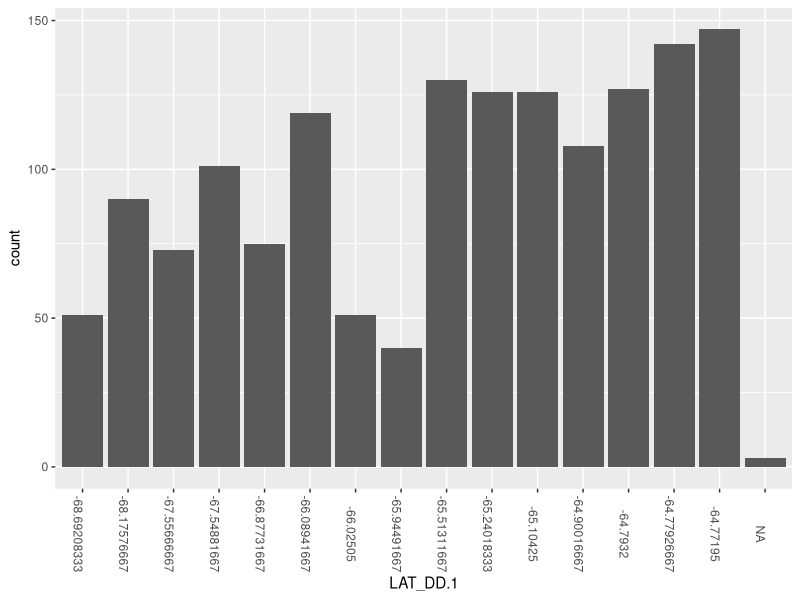
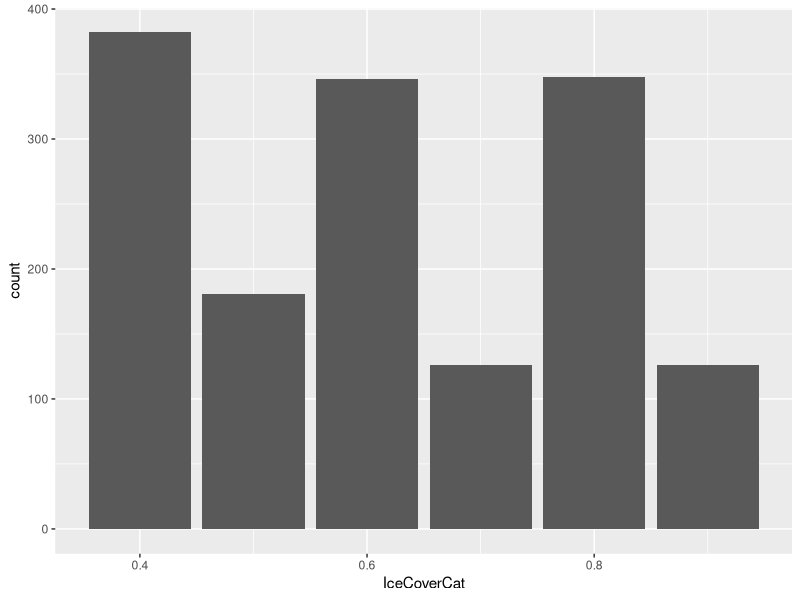
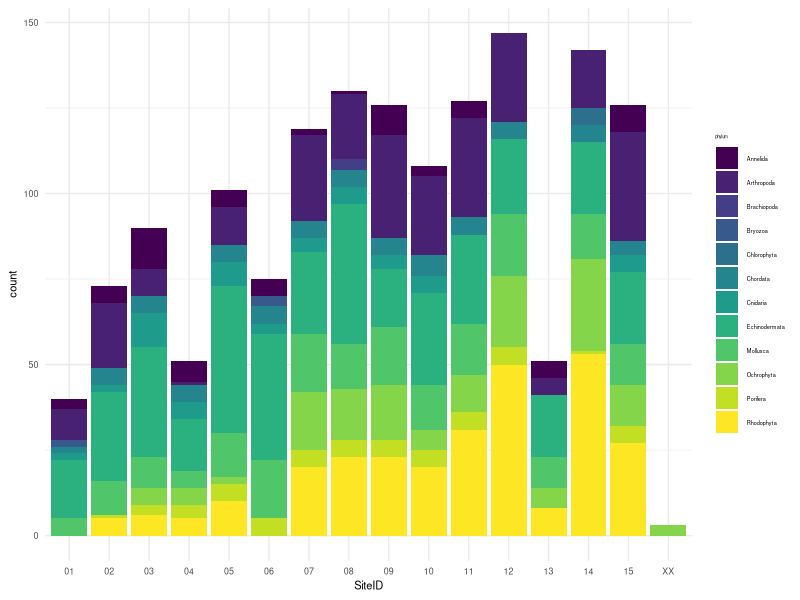
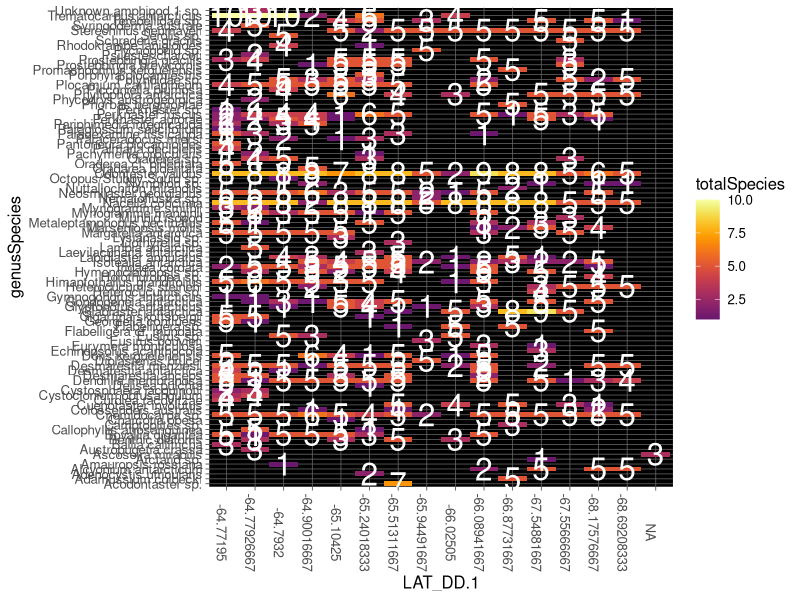
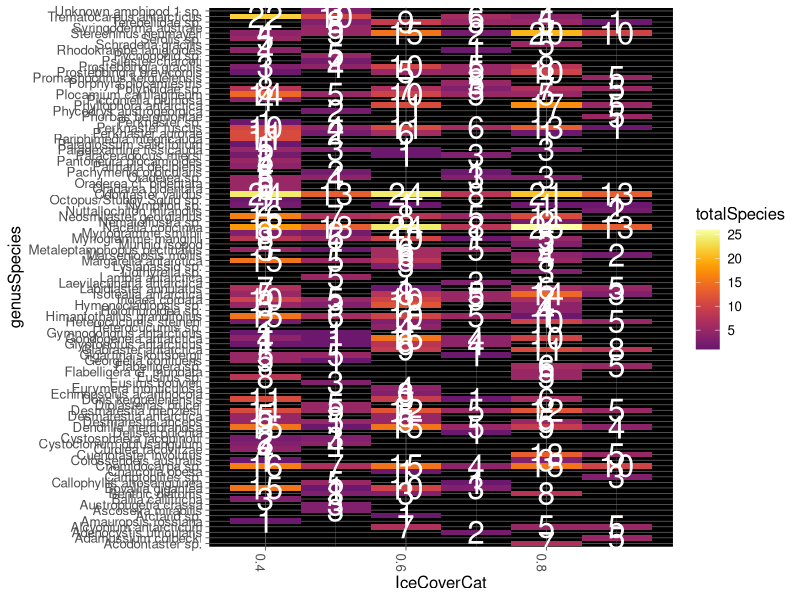
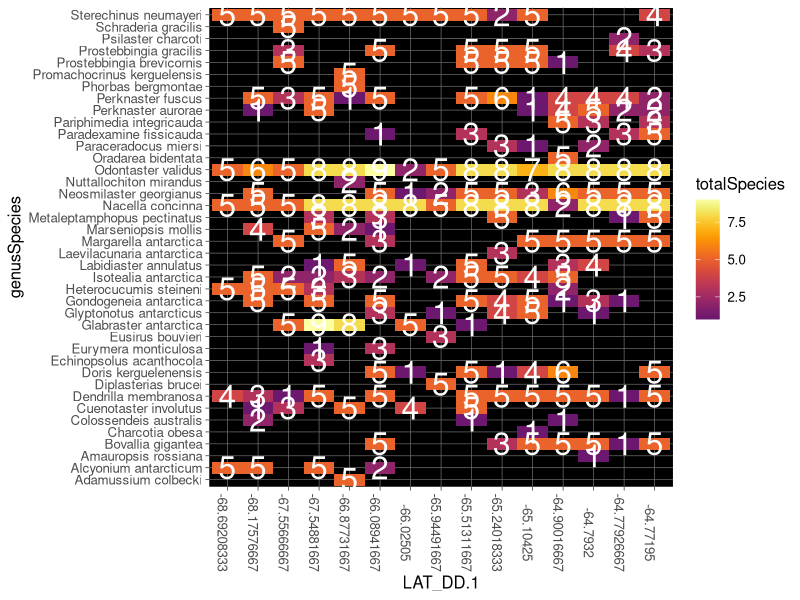
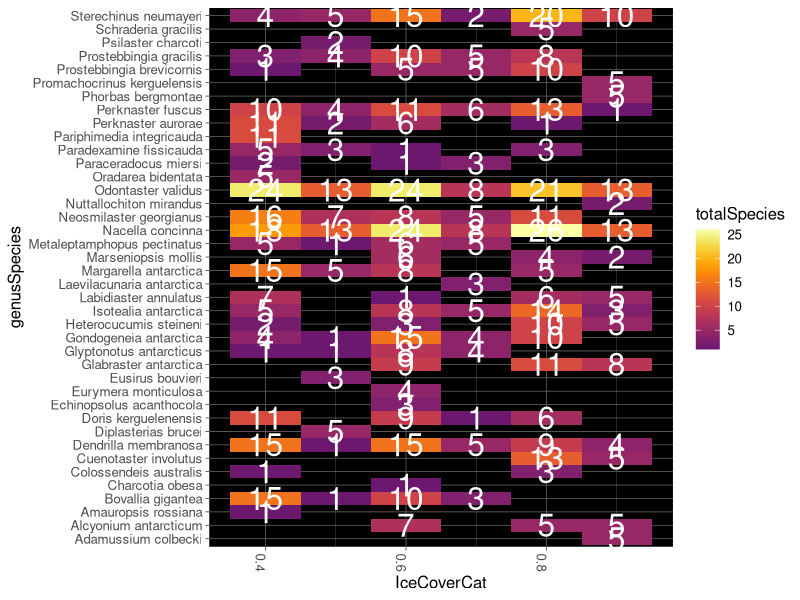
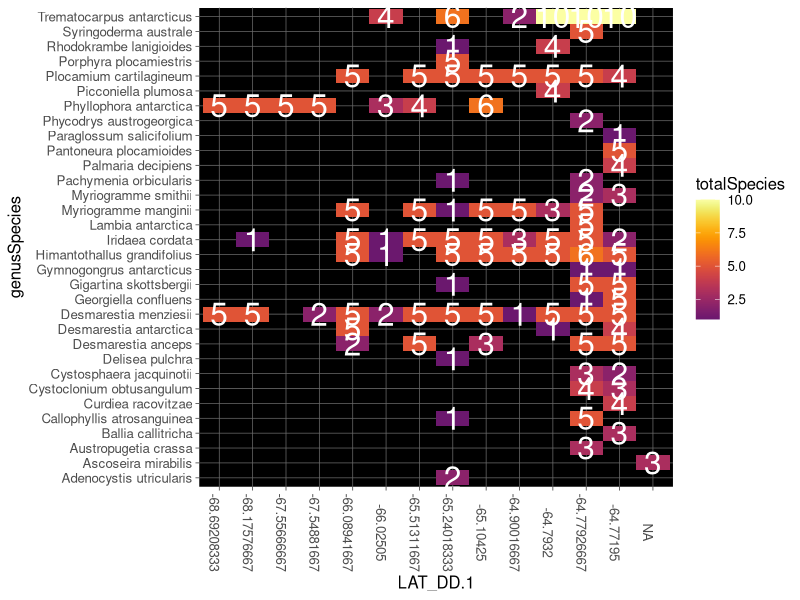

Write R code to recreate these figures, in order.
## ---- chunk 1
knitr::opts_chunk$set(echo = TRUE)
library(tidyverse)
library(viridis)
library(tufte)
library(kableExtra)
## ---- chunk 2
samples <- read_csv("B-236_Fatty-Acid_Collections_QAQC.csv")
## ---- chunk 3
phyla <- unique(samples$phylum)
phyla <- phyla %>%
  na.omit()
unique(phyla)
## ---- chunk 4
samples$count <- 1
samples$LAT_DD.1 <- as.factor(samples$LAT_DD.1)
ggplot(samples, aes(x = LAT_DD.1, y = count)) +
         geom_col() + 
  theme(axis.text.x = element_text(angle = 270))
          
## ---- chunk 5
samples$count <- 1
ggplot(samples, aes(x = IceCoverCat, y = count)) +
         geom_col()
## ---- chunk 6
class <- unique(samples$class)
class <- class %>%
  na.omit()
unique(class)
## ---- chunk 7
all_inverts <- samples %>%
  filter(kingdom == "Animalia" | is.na(kingdom))
all_algae <- samples %>%
  filter(kingdom %in% c('Plantae', 'Chromista'))
## ---- chunk 8
most_taxa <- samples %>%
  select(count, genusSpecies) %>%
  group_by(genusSpecies) %>%
  summarise(sum(count)) 
names(most_taxa)[names(most_taxa)=="sum(count)"] <- "count"
arrange(most_taxa, desc(count))
## ---- chunk 9
library(viridis)
ggplot(data = subset(samples, !is.na(phylum)), aes(x = SiteID, y = count)) +
  geom_col(aes(fill = phylum)) +
  scale_fill_viridis(discrete = TRUE) +
  theme_minimal() +
  theme(legend.position = "right", text = element_text(size = 8)) +
  guides(shape = guide_legend(override.aes = list(size = 1))) +
  theme(legend.title = element_text(size = 3), 
               legend.text = element_text(size = 4))
## ---- chunk 10
library(dplyr)
sitereps <- read_csv('core_species_siterep.csv')
siterepkable <- kable(sitereps[2:4], longtable = TRUE) 
siterepkable
## ---- chunk 11
all_heat <- samples
# for latitude tables
all_heat_lat <- all_heat %>%
  group_by(LAT_DD.1, genusSpecies) %>%
  summarize(sum(count))
# rename column
names(all_heat_lat)[names(all_heat_lat)=="sum(count)"] <- "totalSpecies"
all_heat_lat$LAT_DD.1 <- as.character(all_heat_lat$LAT_DD.1)
ggplot(data = all_heat_lat, aes(x = LAT_DD.1, y = genusSpecies)) +
  geom_tile(aes(fill = totalSpecies)) +
  scale_fill_viridis(option = "B", begin = 0.3, end = 1) +
  theme_dark() +
  theme(panel.background = element_rect(fill = 'black')) +
  theme(text = element_text(size = 12)) +
  geom_text(show.legend = FALSE, colour = "white", size = 8, aes(label = totalSpecies)) + 
  theme(axis.text.x = element_text(angle = 270))

## ---- chunk 12
all_heat <- samples
# for latitude tables
all_heat_cover <- all_heat %>%
  group_by(IceCoverCat, genusSpecies) %>%
  summarize(sum(count))
# rename column
names(all_heat_cover)[names(all_heat_cover)=="sum(count)"] <- "totalSpecies"
ggplot(data = all_heat_cover, aes(x = IceCoverCat, y = genusSpecies)) +
  geom_tile(aes(fill = totalSpecies)) +
  scale_fill_viridis(option = "B", begin = 0.3, end = 1) +
  theme_dark() +
  theme(panel.background = element_rect(fill = 'black')) +
  theme(text = element_text(size = 12)) +
  geom_text(show.legend = FALSE, colour = "white", size = 8, aes(label = totalSpecies)) + 
  theme(axis.text.x = element_text(angle = 270))

## ---- chunk 13
invert_heat <- filter(samples, kingdom == "Animalia")
# for ice cover heat maps 
invert_heat_lat <- invert_heat %>%
  group_by(LAT_DD.1, genusSpecies) %>%
  summarize(sum(count))
# rename column
names(invert_heat_lat)[names(invert_heat_lat)=="sum(count)"] <- "totalSpecies"
ggplot(data = invert_heat_lat, aes(x = LAT_DD.1, y = genusSpecies)) +
  geom_tile(aes(fill = totalSpecies)) +
  scale_fill_viridis(option = "B", begin = 0.3, end = 1) +
  theme_dark() +
  theme(panel.background = element_rect(fill = 'black')) +
  theme(text = element_text(size = 12)) +
  geom_text(show.legend = FALSE, colour = "white", size = 8, aes(label = totalSpecies)) + 
  theme(axis.text.x = element_text(angle = 270))

## ---- chunk 14
invert_heat <- filter(samples, kingdom == "Animalia")
# for ice cover heat maps 
invert_heat_cover <- invert_heat %>%
  group_by(IceCoverCat, genusSpecies) %>%
  summarize(sum(count))
# rename column
names(invert_heat_cover)[names(invert_heat_cover)=="sum(count)"] <- "totalSpecies"
ggplot(data = invert_heat_cover, aes(x = IceCoverCat, y = genusSpecies)) +
  geom_tile(aes(fill = totalSpecies)) +
  scale_fill_viridis(option = "B", begin = 0.3, end = 1) +
  theme_dark() +
  theme(panel.background = element_rect(fill = 'black')) +
  theme(text = element_text(size = 12)) +
  geom_text(show.legend = FALSE, colour = "white", size = 8, aes(label = totalSpecies)) + 
  theme(axis.text.x = element_text(angle = 270))

## ---- chunk 15
most_inverts <- samples %>%
  filter(kingdom == "Animalia" | is.na(kingdom)) %>%
  select(count, genusSpecies) %>%
  group_by(genusSpecies) %>%
  summarise(sum(count)) 
names(most_inverts)[names(most_inverts)=="sum(count)"] <- "count"
arrange(most_inverts, desc(count))
## ---- chunk 16
most_algae <- samples %>%
  filter(kingdom %in% c('Plantae', 'Chromista')) %>%
  select(count, genusSpecies) %>%
  group_by(genusSpecies) %>%
  summarise(sum(count)) 
names(most_algae)[names(most_algae)=="sum(count)"] <- "count"
arrange(most_algae, desc(count))
## ---- chunk 17
algaesamps <- samples %>%
  filter(phylum %in% c("Rhodophyta", "Chlorophyta", "Ochrophyta")) %>%
  group_by(genusSpecies)
algaltable <- algaesamps %>%
  select(phylum, genusSpecies) %>%
    arrange(desc(phylum)) %>%
  distinct(phylum, genusSpecies) %>%

  kable()
algaltable
  
## ---- chunk 18
algal_heat <- filter(samples, kingdom %in% c('Plantae', 'Chromista'))
# for ice cover heat maps 
algal_heat_lat <- algal_heat %>%
  group_by(LAT_DD.1, genusSpecies) %>%
  summarize(sum(count))
# rename column
names(algal_heat_lat)[names(algal_heat_lat)=="sum(count)"] <- "totalSpecies"
ggplot(data = algal_heat_lat, aes(x = LAT_DD.1, y = genusSpecies)) +
  geom_tile(aes(fill = totalSpecies)) +
  scale_fill_viridis(option = "B", begin = 0.3, end = 1) +
  theme_dark() +
  theme(panel.background = element_rect(fill = 'black')) +
  theme(text = element_text(size = 12)) +
  geom_text(show.legend = FALSE, colour = "white", size = 8, aes(label = totalSpecies)) + 
  theme(axis.text.x = element_text(angle = 270))

## ---- chunk 19
algal_heat <- filter(samples, kingdom %in% c('Plantae', 'Chromista'))
# for ice cover heat maps 
algal_heat_cover <- algal_heat %>%
  group_by(IceCoverCat, genusSpecies) %>%
  summarize(sum(count))
# rename column
names(algal_heat_cover)[names(algal_heat_cover)=="sum(count)"] <- "totalSpecies"
ggplot(data = algal_heat_cover, aes(x = IceCoverCat, y = genusSpecies)) +
  geom_tile(aes(fill = totalSpecies)) +
  scale_fill_viridis(option = "B", begin = 0.3, end = 1) +
  theme_dark() +
  theme(panel.background = element_rect(fill = 'black')) +
  theme(text = element_text(size = 12)) +
  geom_text(show.legend = FALSE, colour = "white", size = 8, aes(label = totalSpecies)) + 
  theme(axis.text.x = element_text(angle = 270))
